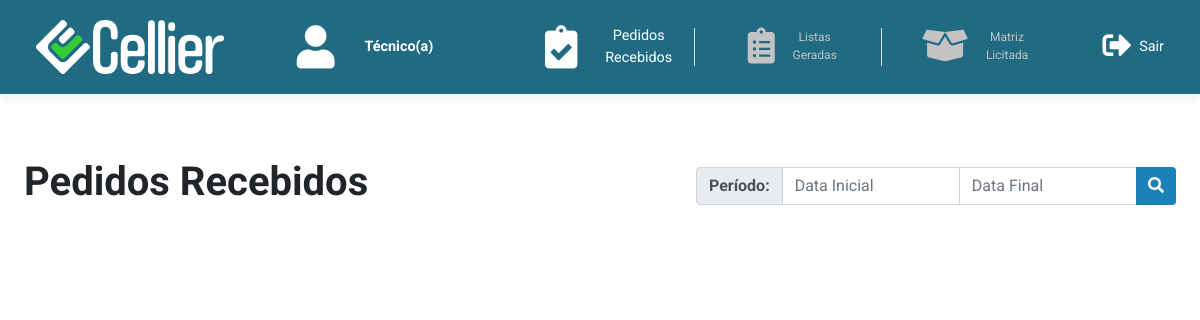
Page /home/tec (signed in) on the earlier database version.
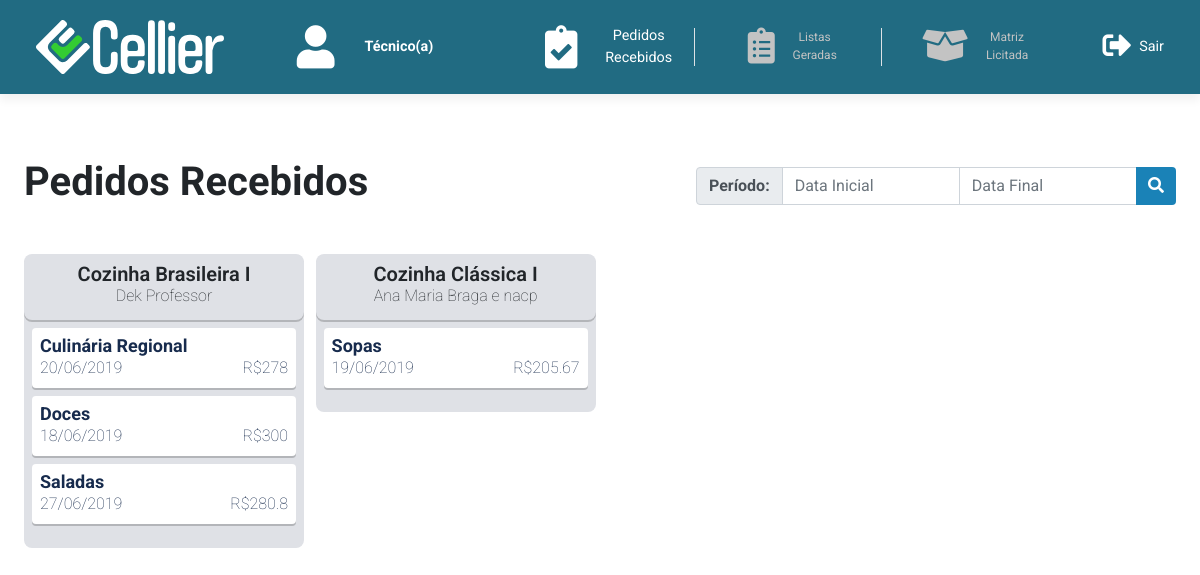
Same page on the later database version.
### tables this page shows
CREATE TABLE IF NOT EXISTS `oferta` (
  `ID` int(10) UNSIGNED NOT NULL AUTO_INCREMENT,
  `disciplina_ID` varchar(10) NOT NULL,
  `COR` tinyint(3) UNSIGNED NOT NULL DEFAULT '0',
  `ANO` year(4) NOT NULL,
  `SEMESTRE` tinyint(3) UNSIGNED NOT NULL,
  `QTDE_ALUNOS` tinyint(3) UNSIGNED NOT NULL,
  `QTDE_AULAS` tinyint(3) UNSIGNED NOT NULL,
  `SALDO` float NOT NULL,
  `ENVIADO` tinyint(1) NOT NULL DEFAULT '0',
  PRIMARY KEY (`ID`),
  KEY `disciplina_ID` (`disciplina_ID`)
);

CREATE TABLE IF NOT EXISTS `disciplina` (
  `ID` varchar(10) NOT NULL,
  `NOME` varchar(100) NOT NULL,
  `SALDO` float NOT NULL DEFAULT '2000',
  PRIMARY KEY (`ID`)
);

CREATE TABLE IF NOT EXISTS `aula` (
  `ID` int(10) UNSIGNED NOT NULL AUTO_INCREMENT,
  `oferta_ID` int(10) UNSIGNED NOT NULL,
  `TITULO` varchar(100) NOT NULL,
  `CUSTO` float NOT NULL,
  `DIA_ENTREGA` date NOT NULL,
  `INDEX_AULA` tinyint(3) UNSIGNED NOT NULL,
  PRIMARY KEY (`ID`),
  KEY `oferta_ID` (`oferta_ID`)
);

### inc/database.php (called while the page is built, shortened)
<?php
function open_database() {
	try {
		$conn = new mysqli(DB_HOST, DB_USER, DB_PASSWORD, DB_NAME);
		$conn->set_charset('utf8');
		return $conn;
	} catch (Exception $e) {
		echo $e->getMessage();
		return null;
	}
}
function pesquisar($tabela = null, $id = null) {
	$db = open_database();
	$encontrado = null;
	try {
		if ($id) {
			$sql = "SELECT * FROM " . $tabela . " WHERE ID = '" . $id ."';";
			$resultado = mysqli_query($db, $sql);
			if ($resultado->num_rows > 0) {
				$encontrado = mysqli_fetch_array($resultado);
			}
		} else {
      $sql = "SELECT * FROM " . $tabela;
      $resultado = mysqli_query($db, $sql);
      if ($resultado->num_rows > 0) {
        $encontrado = mysqli_fetch_all($resultado, MYSQLI_ASSOC);
      }
    }
	} catch (Exception $e) {
    $_SESSION['mensagem'] = $e->getMessage();
    $_SESSION['tipo'] = 'danger';
  }
  return $encontrado;
}
function pesquisar_todos( $tabela ) {
  return pesquisar( $tabela );
}
?>

### home/tec/functions.php (called while the page is built, shortened)
<?php
function carregarOfertas() {
	$ofertas = pesquisar_todos('oferta');
}
function pesquisarAulas($id = null) {
	$db = open_database();
	$sql = "SELECT * FROM aula WHERE oferta_ID = '" . $id . "';";
	$resultado = mysqli_query($db, $sql);
	$encontrado = mysqli_fetch_all($resultado, MYSQLI_ASSOC);
	return $encontrado;
}
function pesquisarProfessorNome($id = null) {
	$db = open_database();
	$professor = null;
	$sql = "SELECT * FROM oferta_professor WHERE oferta_ID = " . $id;
	$resultado = mysqli_query($db, $sql);
	if ($resultado->num_rows > 0) {
		foreach ($resultado as $prof) {
			$sql = "SELECT * FROM professor WHERE autenticacao_ID = " . $prof['professor_autenticacao_ID'];
			$resultado2 = mysqli_query($db, $sql);
			$encontrado = mysqli_fetch_array($resultado2);
			$professor .= $encontrado['NOME'] . " e ";
		}
		$professor = substr($professor, 0, -3);
	}
	return $professor;
}
?>

### home/tec/index.php (the view, shortened to what this page needs)
<?php
require_once('functions.php');
carregarOfertas();
include(HEADER_TEMPLATE);
include(HEADER_MENU);
?>
<div class="board">
	<div class="board-header m-2 p-3 row align-items-center">
		<div class="board-titulo col-6 p-0">
			<h1 class="font-weight-bold">Pedidos Recebidos</h1>
		</div>
		<div class="col-6 p-0">
			<form class="float-right" style="width: 40vw;">
				<div class="input-group">
					<div class="input-group-prepend">
						<span class="input-group-text font-weight-bold">Período:</span>
					</div>
					<input type="text" class="form-control" id="dataInicial" placeholder="Data Inicial" onfocus="(this.type='date')">
					<input type="text" class="form-control" id="dataFinal" placeholder="Data Final" onfocus="(this.type='date')">
					<div class="input-group-append">
						<button class="btn btn-primary" type="button" id="filterPedido"><i class="fa fa-search"></i></button>
					</div>
				</div>
			</form>
		</div>
	</div>
	<div class="board-content">
		<div class="p-3" id="boardPedidos">
			<?php if ($ofertas) : ?>
				<?php foreach ($ofertas as $oferta) : ?>
					<?php if ($oferta['ENVIADO']) : ?>
						<?php $disciplina = pesquisar('disciplina', $oferta['disciplina_ID']); ?>
			<div class="pedido-coluna">
				<div class="pedido-conteudo">
					<div class="pedido-header text-center">
						<h2 class="nome-disciplina"><?php echo $disciplina['NOME']; ?></h2>
						<h3 class="nome-professor"><?php echo pesquisarProfessorNome($oferta['ID']); ?></h3>
					</div>
					<div class="pedido-body">
						<?php $aulas = pesquisarAulas($oferta['ID']); ?>
						<?php foreach ($aulas as $aula) : ?>
						<a class="btn-aula" data-toggle="modal" data-target="#modalAula" data-id="<?php echo $aula['ID']?>" data-aula="<?php echo $aula['DIA_ENTREGA']; ?>">
							<h4 class="nome-aula"><?php echo $aula['TITULO']; ?></h4>
							<h5 class="data-aula detalhe-aula"><?php echo date_format(date_create($aula['DIA_ENTREGA']), 'd/m/Y'); ?></h5>
							<h5 class="custo-aula detalhe-aula text-right">R$<?php echo $aula['CUSTO'] ?></h5>
						</a>
						<?php endforeach; ?>
					</div>
					<div class="pedido-footer">
					</div>
				</div>
			</div>
					<?php endif; ?>
				<?php endforeach; ?>
			<?php else : ?>
				<h4>Nenhum pedido registrado.</h4>
			<?php endif; ?>
		</div>
	</div>
</div>
<?php
include(FOOTER_TEMPLATE);
?>

### inc/header.php (shortened to what this page needs)
<!DOCTYPE html>
<html lang="pt-br">
<head>
	<link rel="stylesheet" href="<?php echo BASEURL; ?>css/bootstrap.min.css">
	<link rel="stylesheet" href="https://use.fontawesome.com/releases/v5.8.2/css/all.css">
	<link rel="stylesheet" type="text/css" href="<?php echo BASEURL; ?>css/header-footer.css">
	<link rel="stylesheet" type="text/css" href="<?php echo BASEURL; ?>css/style.css">
	<link rel="stylesheet" type="text/css" href="<?php echo BASEURL; ?>css/animate.css">
	<link rel="stylesheet" type="text/css" href="<?php echo BASEURL; ?>css/select2.css">
    <link rel="stylesheet" type="text/css" href="<?php echo BASEURL; ?>css/select2-bootstrap-theme.css">
</head>
<body>

### inc/header-menu.php (shortened to what this page needs)
<?php
$cargo = $_SESSION['cargo'];
?>
<header id="header" class="mb-5">
	<div class="row d-flex align-items-center text-center" id="header-container">
		<div class="col-2 p-0 text-left" id="logo">
			<a href="index.php">
				<img src="<?php echo BASEURL; ?>img/logo-white.svg">
			</a>
		</div>
		<div class="col-3 p-0 text-center" id="btn-user">
			<div class="row d-inline-flex flex-nowrap align-items-center text-white">
				<div class="col">
					<i class="fas fa-user fa-3x"></i>
				</div>
				<div class="col text-left">
					<p class="mb-0"><strong><?php echo $cargo ?></strong></p>
				</div>
			</div>
		</div>
		<div class="col-2 p-0">
			<?php if ($cargo == 'Técnico(a)') : ?>
			<a href="index.php" class="btn-menu" id="btn-1">
				<div class="row d-inline-flex flex-nowrap align-items-center">
					<div class="col p-0">
						<i class="fas fa-clipboard-check fa-3x"></i>
					</div>
					<div class="col p-0">
						<p class="m-0"> Pedidos Recebidos</p>
					</div>
				</div>
			</a>
			<?php endif; ?>
		</div>
		<div class="col-2 p-0 border-left border-right" id="btn-2">
			<?php if ($cargo == 'Técnico(a)') : ?>
			<a href="#" class="btn-menu">
				<div class="row d-inline-flex flex-nowrap align-items-center">
					<div class="col p-0">
						<i class="fas fa-clipboard-list fa-3x"></i>
					</div>
					<div class="col p-0">
						<p class="m-0"> Listas Geradas</p>
					</div>
				</div>
			</a>
			<?php endif; ?>
		</div>
		<div class="col-2 p-0">
			<?php if ($cargo == 'Técnico(a)') : ?>
			<a href="matriz.php" class="btn-menu" id="btn-3">
				<div class="row d-inline-flex flex-nowrap align-items-center">
					<div class="col p-0">
						<i class="fas fa-box-open fa-3x"></i>
					</div>
					<div class="col p-0">
						<p class="m-0"> Matriz Licitada</p>
					</div>
				</div>
			</a>
			<?php endif; ?>
		</div>
		<div class="col-1 text-right p-0">
			<a href="<?php echo BASEURL; ?>login/logout.php">
				<div class="row d-inline-flex flex-nowrap align-items-center">
					<div class="col p-2">
						<i class="fas fa-sign-out-alt fa-2x"></i>
					</div>
					<div class="col p-0">
						<p class="m-0"> Sair </p>
					</div>
				</div>
			</a>
		</div>
	</div>
</header>

### inc/footer.php (shortened to what this page needs)
</body>
</html>

### css/style.css (style rules this page uses)
:root { --blue-sapphire: #216B82; --cyan-cornflower: #1A82B7; --lime-green: #33CC33; --safety-orange: #FF6700; --isabelline: #EBEBEB; }
body { margin: 0; padding: 0; font-family: 'Roboto', sans-serif; font-size: 1.2vw; height: 100vh; }
.row { margin: 0; }
a { color: white; }
.btn-primary { border: none; background-color: var(--cyan-cornflower); }
#header { position: relative; top: 0px; padding: 20px 0; width: 100%; height: auto; transition: all 0.5s; z-index: 997; background: var(--blue-sapphire); box-shadow: 0px 6px 9px 0px rgba(0, 0, 0, 0.06); }
#header #logo img { padding: 0; max-width: 200px; min-width: 120px; }
#header-container { width: 94vw; margin: auto; }
.btn-menu { font-size: 1vw; color: #c3c3c3; }
.btn-menu:hover, .btn-menu:active, .btn-menu:focus, .menu-active { color: white; font-size: 1.2vw; outline: none; text-decoration: none; }
.board-content { position: relative; height: 66vh; flex-grow: 1; }
#boardPedidos { -webkit-user-select: none; -moz-user-select: none; -ms-user-select: none; user-select: none; white-space: nowrap; margin-bottom: 8px; overflow-x: auto; overflow-y: hidden; padding-bottom: 8px; position: absolute; top: 0; right: 0; bottom: 0; left: 0; }
.pedido-coluna { margin-left: 8px; width: 280px; height: 100%; box-sizing: border-box; display: inline-block; vertical-align: top; white-space: nowrap; }
.pedido-coluna:last-child { margin-right: 24px; }
.pedido-conteudo { background-color: #DFE1E6; border-radius: 8px; box-sizing: border-box; display: flex; flex-direction: column; max-height: 100%; position: relative; white-space: normal; }
.pedido-header { display: block; position: relative; padding: 10px 8px 8px; border-radius: 8px; flex: 0 0 auto; margin-bottom: 8px; max-width: 300px; min-height: 20px; box-shadow: 0 2px 0 rgba(50, 50, 50, .25); }
.nome-disciplina { font-size: 20px; line-height: 20px; font-weight: 600; margin: 0 0 4px; }
.nome-professor { font-size: 16px; font-weight: lighter; line-height: 16px; margin: 0 0 8px; }
.pedido-body { flex: 1 1 auto; overflow-y: auto; overflow-x: hidden; margin: 0 4px; padding: 0 4px; z-index: 1; min-height: 0; }
.pedido-body > a:last-child { margin-bottom: 8px; }
.btn-aula { background-color: #fff; border-radius: 4px; box-shadow: 0 2px 0 rgba(50, 50, 50, .25); color: #172b4d;; cursor: pointer; display: block; margin-bottom: 8px; max-width: 300px; min-height: 20px; position: relative; text-decoration: none; z-index: 0; padding: 8px; }
.nome-aula { clear: both; display: block; margin: 0 0 4px; overflow: hidden; text-decoration: none; word-wrap: break-word; color: #172B4D; font-size: 18px; font-weight: bold; line-height: 20px; }
.detalhe-aula { display: block; margin: 0 0 4px; overflow: hidden; text-decoration: none; word-wrap: break-word; color: #172B4D; box-sizing: border-box; width: 50%; float: left; font-size: 16px; font-weight: lighter; line-height: 16px; }
.pedido-footer { border-radius: 0 0 4px 4px; display: block; flex: 0 0 auto; padding: 8px; position: relative; text-decoration: none; }

Differences in the rows shown:
now on this page (row edited): oferta: disciplina_ID.NOME "Cozinha Brasileira I", ID "Dek Professor"
now on this page (row unchanged): aula: TITULO "Culinária Regional", DIA_ENTREGA "20/06/2019", CUSTO "278", shown under "Cozinha Brasileira I"
now on this page (row unchanged): aula: TITULO "Doces", DIA_ENTREGA "18/06/2019", CUSTO "300", shown under "Cozinha Brasileira I"
now on this page (row unchanged): aula: TITULO "Saladas", DIA_ENTREGA "27/06/2019", CUSTO "280.8", shown under "Cozinha Brasileira I"
now on this page (row edited): oferta: disciplina_ID.NOME "Cozinha Clássica I", ID "Ana Maria Braga e nacp"
now on this page (row unchanged): aula: TITULO "Sopas", DIA_ENTREGA "19/06/2019", CUSTO "205.67", shown under "Cozinha Clássica I"
